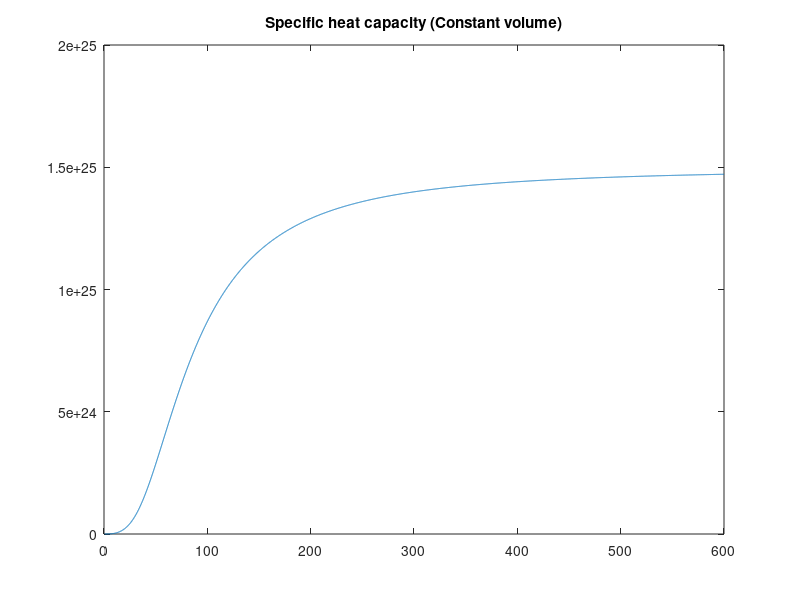

Here is the MATLAB script that generated this plot: (Note: this script raises an error after producing the figure.)
close all;
clear all;
clc

gama = 20 * 1e-3;
N = 6 * 1e23;
thetad = 350;
R = 8.314;

T = 0:0.1:600;
f = @(x) ((x.^4) .* exp(x)) ./((exp(x)-1).^2);

C = linspace (0,0,length(T));

figure
title('Integral part of the equation \int {x^4e^x}/{(e^x-1)^2}dx')

for n=1:length(T)
    C(n) = gama*T(n) + 9*N*R*((T(n)/thetad)^3)*quad(f,0,thetad/T(n));
end

plot (T,C);
title('Specific heat capacity (Constant volume)');
title(texlabel(f,'literal'))
ylabel('Specific heat capacity (C)');
xlabel ('Temperature (K)');
gtext('Constant for higher values of T')
%annotation('textbox',[500 14*1e25 2 2])

